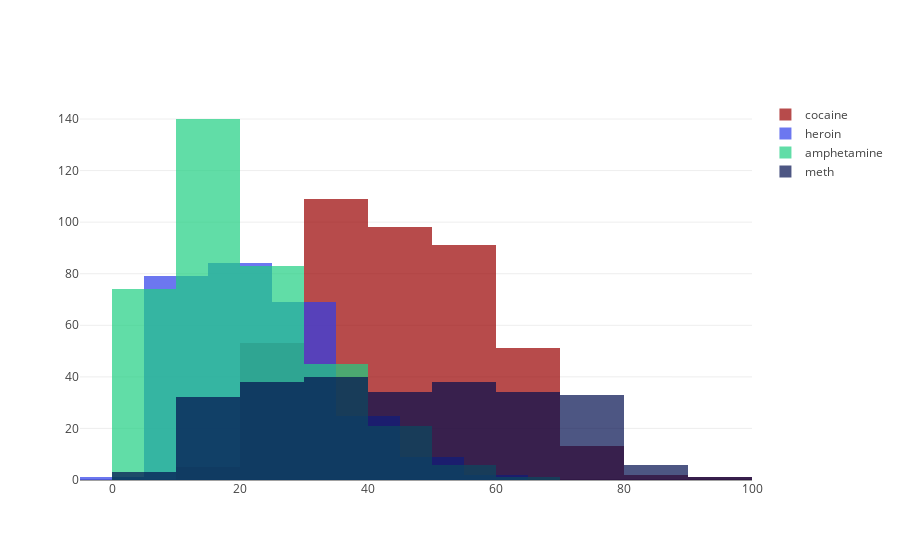

Source (notebook cell):
### Markdown cell above
Furthermore, heroin has a minimum purity of 0. This is again assumed to be a data error, as "heroin" would have to contain some heroin to be classified as heroin. Because would it really be heroin, then?

Before we get too deeply into the philosophical nature of the question, we'll remove those points from the data.

### Code cell
purity_df = purity_df[purity_df["Purity"]>0]
for drug in drugs:
    purity = purity_df[(purity_df.Drug==drug)].Purity
    print("{:<15s} Min: {:<15.2f} \tMax: {:<15.2f}\t Mean: {:<15.2f}\t Median: {:<15.2f}".format(drug, min(purity), max(purity), mean(purity), median(purity)))
    
histogram_2

### Figure 1 — Plotly figure (JSON) as saved in the notebook; plotly's stock layout.template omitted (floating-point values rounded to 4 significant figures; data arrays with more than 128 entries replaced by an {"elided": "..."} marker saying what was removed)
{"data": [{"name": "cocaine", "opacity": 0.7, "type": "histogram", "x": {"elided": "423 float values"}, "xbins": {"size": 10}}, {"name": "heroin", "opacity": 0.7, "type": "histogram", "x": {"elided": "269 float values"}, "xbins": {"size": 10}}, {"name": "amphetamine", "opacity": 0.7, "type": "histogram", "x": {"elided": "370 float values"}, "xbins": {"size": 10}}, {"name": "meth", "opacity": 0.7, "type": "histogram", "x": {"elided": "259 float values"}, "xbins": {"size": 10}}], "layout": {"barmode": "overlay"}}
